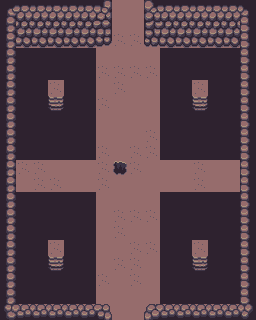

A 2D game scene composited from a Tiled map and its tileset images. What follows is a short description and the map's XML, with every tile layer's data as written:
An orthogonal 16x20 tile map with 16x16 px tiles, 2 tile layers (Walk, NotWalk) and 8 objects (4x Transition, 2x Player, GeneradorDeBombas, ObjInteract).

<map version="1.10" tiledversion="1.10.2" orientation="orthogonal" renderorder="right-down" width="16" height="20" tilewidth="16" tileheight="16" infinite="0" nextlayerid="4" nextobjectid="13">
 <tileset firstgid="1" source="../../tileset/Tileset completo.tsx" />
 <layer id="1" name="Walk" width="16" height="20">
  <data encoding="csv">
103,103,103,103,103,103,103,103,103,103,103,103,103,103,103,103,
103,131,103,103,103,103,103,103,103,103,103,103,103,103,103,103,
103,103,103,103,103,103,103,131,131,103,103,103,103,103,103,103,
103,103,103,103,103,103,103,103,103,103,131,131,131,103,103,103,
103,103,103,103,103,103,131,131,131,131,103,103,131,103,103,103,
103,103,103,131,103,131,103,131,103,103,103,103,103,103,103,103,
103,103,103,295,103,103,131,103,103,103,131,131,295,103,103,103,
103,103,103,103,103,103,103,103,103,103,103,103,103,131,103,103,
103,103,103,103,103,103,103,103,103,131,103,103,103,103,103,103,
103,131,103,103,103,131,131,103,131,131,103,103,103,103,103,103,
103,131,131,103,103,103,131,103,131,103,103,103,131,103,103,103,
103,103,131,131,103,103,131,103,103,103,103,103,131,103,103,103,
103,103,103,103,103,103,103,103,103,103,103,131,103,103,103,103,
103,103,103,131,131,103,103,131,131,131,103,103,103,103,103,103,
103,103,103,103,131,131,103,131,103,103,103,103,103,103,103,103,
103,103,131,103,103,103,103,103,131,131,131,103,103,103,131,103,
103,103,103,295,103,103,103,131,131,103,103,103,295,103,103,103,
103,103,131,131,103,131,131,103,131,103,103,103,103,103,103,103,
103,103,103,131,131,103,103,103,103,103,103,131,131,131,103,103,
103,103,103,103,103,103,103,103,103,103,103,103,103,103,103,103
</data>
 </layer>
 <layer id="2" name="NotWalk" width="16" height="20">
  <data encoding="csv">
269,323,323,323,323,323,324,0,0,322,323,323,323,323,323,270,
296,351,351,351,351,351,352,0,0,350,351,351,351,351,351,294,
296,379,379,379,379,379,380,0,0,378,379,379,379,379,379,294,
296,295,295,295,295,295,0,0,0,0,295,295,295,295,295,294,
296,295,295,295,295,295,0,0,0,0,295,295,295,295,295,294,
296,295,295,131,295,295,0,0,0,0,295,295,131,295,295,294,
296,295,295,159,295,295,0,0,0,0,295,295,159,295,295,294,
296,295,295,295,295,295,0,0,0,0,295,295,295,295,295,294,
296,295,295,295,295,295,0,0,0,0,295,295,295,295,295,294,
296,295,295,295,295,295,0,0,0,0,295,295,295,295,295,294,
296,0,0,0,0,0,0,75,0,0,0,0,0,0,0,294,
296,0,0,0,0,0,0,0,0,0,0,0,0,0,0,294,
296,295,295,295,295,295,0,0,0,0,295,295,295,295,295,294,
296,295,295,295,295,295,0,0,0,0,295,295,295,295,295,294,
296,295,295,295,295,295,0,0,0,0,295,295,295,295,295,294,
296,295,295,131,295,295,0,0,0,0,295,295,131,295,295,294,
296,295,295,159,295,295,0,0,0,0,295,295,159,295,295,294,
296,295,295,295,295,295,0,0,0,0,295,295,295,295,295,294,
296,295,295,295,295,295,0,0,0,0,295,295,295,295,295,294,
297,267,267,267,267,267,268,0,0,266,267,267,267,267,267,298
</data>
 </layer>
 <objectgroup id="3" name="Obj">
  <object id="1" name="FlonkS" type="Player" x="120.666" y="298.964">
   <point />
  </object>
  <object id="2" name="FlonkN" type="Player" x="136.225" y="28.2068">
   <point />
  </object>
  <object id="7" name="GeneradorDeBombas" x="119.928" y="166.441">
   <point />
  </object>
  <object id="8" name="TransitionS" type="Transition" x="135.333" y="314.667">
   <properties>
    <property name="nextMap" value="resources/maps/niveles/nivel03/mapaN3_01.tmx" />
   </properties>
   <point />
  </object>
  <object id="9" name="TransitionS" type="Transition" x="119.333" y="315.333">
   <properties>
    <property name="nextMap" value="resources/maps/niveles/nivel03/mapaN3_01.tmx" />
   </properties>
   <point />
  </object>
  <object id="10" name="TransitionN" type="Transition" x="120.667" y="12.9548">
   <properties>
    <property name="nextMap" value="resources/maps/niveles/nivel03/mapaN3_05.tmx" />
   </properties>
   <point />
  </object>
  <object id="11" name="TransitionN" type="Transition" x="135.117" y="13.6215">
   <properties>
    <property name="nextMap" value="resources/maps/niveles/nivel03/mapaN3_05.tmx" />
   </properties>
   <point />
  </object>
  <object id="12" name="Palanca" type="ObjInteract" x="199.446" y="91.9668">
   <properties>
    <property name="nextMap" value="resources/maps/niveles/nivel03/mapaN3_04.tmx" />
    <property name="pushed" type="bool" value="true" />
   </properties>
   <point />
  </object>
 </objectgroup>
</map>
